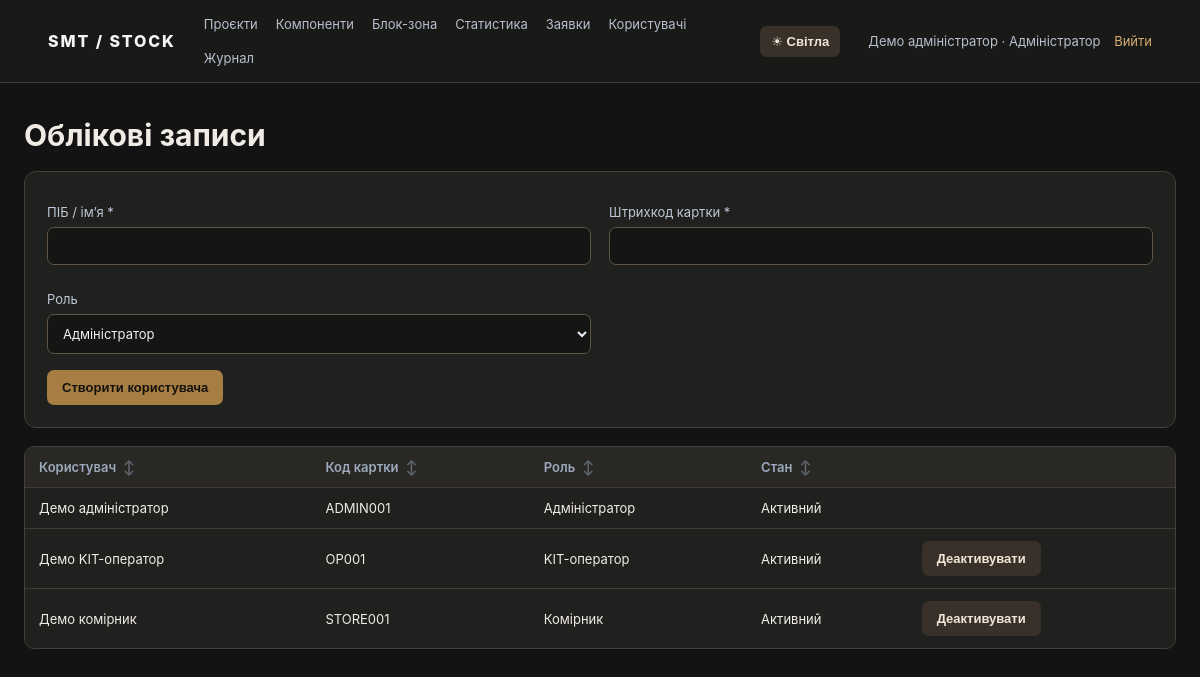
The app's page /users (signed in) with its own data.
### tables this page shows
CREATE TABLE users(id INTEGER PRIMARY KEY, name TEXT NOT NULL, card_code TEXT UNIQUE NOT NULL, role TEXT NOT NULL CHECK(role IN ('admin','storekeeper','operator')), active INTEGER NOT NULL DEFAULT 1);

### app.py (the view, shortened to what this page needs)
@app.route('/users',methods=['GET','POST'])
@roles_required('admin')
def users():
    with db() as c: rows=c.execute('SELECT * FROM users ORDER BY role,name').fetchall()
    return render_template('users.html',rows=rows,roles=ROLES)

### app.py (called while the page is built)
@contextmanager
def db():
    con = sqlite3.connect(DB_PATH)
    con.row_factory = sqlite3.Row
    con.execute('PRAGMA foreign_keys=ON')
    con.execute('PRAGMA busy_timeout=5000')
    try:
        yield con
        con.commit()
    except Exception:
        con.rollback()
        raise
    finally:
        con.close()

def me(): return session.get('user')

@app.before_request
def validate_session_and_csrf():
    if request.endpoint in ('static', 'login') or not session.get('user'):
        return
    with db() as c:
        u=c.execute('SELECT id,name,role,active FROM users WHERE id=?',(session['user']['id'],)).fetchone()
    if not u or not u['active']:
        session.clear()
        flash('Сесію завершено: обліковий запис деактивовано.','error')
        return redirect(url_for('login'))
    session['user']={'id':u['id'],'name':u['name'],'role':u['role']}
    if request.method=='POST':
        supplied=request.form.get('_csrf_token','')
        if not hmac.compare_digest(supplied,session.get('_csrf_token','')) or not supplied:
            abort(400,description='Недійсний токен форми. Оновіть сторінку.')

@app.context_processor
def csrf_context():
    if session.get('user') and not session.get('_csrf_token'):
        session['_csrf_token']=secrets.token_urlsafe(32)
    return {'csrf_token': lambda: session.get('_csrf_token',''), 'ui_theme':session.get('ui_theme','dark')}

def login_required(fn):
    @wraps(fn)
    def w(*a, **kw):
        if not me(): return redirect(url_for('login'))
        return fn(*a, **kw)
    return w

def roles_required(*roles):
    def deco(fn):
        @wraps(fn)
        @login_required
        def w(*a, **kw):
            if me()['role'] not in roles:
                flash('Недостатньо прав для цієї дії.', 'error'); return redirect(url_for('index'))
            return fn(*a, **kw)
        return w
    return deco

### templates/users.html
{% extends 'base.html' %}{% block content %}<h1>Облікові записи</h1><form method="post" class="card form-grid"><input type="hidden" name="_csrf_token" value="{{ csrf_token() }}"><label>ПІБ / ім’я *<input name="name" required></label><label>Штрихкод картки *<input name="card_code" required></label><label>Роль<select name="role">{% for k,v in roles.items() %}<option value="{{ k }}">{{ v }}</option>{% endfor %}</select></label><div class="full"><button>Створити користувача</button></div></form><div class="table-wrap"><table><tr><th>Користувач</th><th>Код картки</th><th>Роль</th><th>Стан</th><th></th></tr>{% for u in rows %}<tr><td>{{ u.name }}</td><td>{{ u.card_code }}</td><td>{{ roles[u.role] }}</td><td>{{ 'Активний' if u.active else 'Деактивований' }}</td><td>{% if u.id!=session.user.id %}<form method="post" action="{{ url_for('toggle_user',uid=u.id) }}"><input type="hidden" name="_csrf_token" value="{{ csrf_token() }}"><button class="secondary">{{ 'Деактивувати' if u.active else 'Активувати' }}</button></form>{% endif %}</td></tr>{% endfor %}</table></div>{% endblock %}

### templates/base.html
<!doctype html><html lang="uk"><head><meta charset="utf-8"><meta name="viewport" content="width=device-width,initial-scale=1"><title>SMT Stock</title><link rel="stylesheet" href="{{ url_for('static',filename='style.css') }}"></head><body data-theme="{{ ui_theme }}"><header><a class="brand" href="{{ url_for('index') }}">SMT / STOCK</a>{% if session.get('user') %}<nav><a href="{{ url_for('projects') }}">Проєкти</a><a href="{{ url_for('components') }}">Компоненти</a>{% if session.user.role in ['admin','storekeeper'] %}<a href="{{ url_for('block_zone') }}">Блок-зона</a><a href="{{ url_for('statistics') }}">Статистика</a>{% endif %}{% if session.user.role in ['storekeeper','admin'] %}<a href="{{ url_for('requests_page') }}">Заявки</a>{% endif %}{% if session.user.role=='storekeeper' %}<a href="{{ url_for('returns_page') }}">Повернення</a>{% endif %}{% if session.user.role=='admin' %}<a href="{{ url_for('users') }}">Користувачі</a>{% endif %}{% if session.user.role in ['admin','storekeeper'] %}<a href="{{ url_for('history') }}">Журнал</a>{% endif %}</nav><form method="post" action="{{ url_for('toggle_theme') }}" class="theme-control"><input type="hidden" name="_csrf_token" value="{{ csrf_token() }}"><button type="submit" class="secondary" title="Перемкнути тему">{{ '☀ Світла' if ui_theme=='dark' else '☾ Темна' }}</button></form><div class="who">{{ session.user.name }} · {{ {'admin':'Адміністратор','storekeeper':'Комірник','operator':'KIT-оператор'}[session.user.role] }} <a href="{{ url_for('logout') }}">Вийти</a></div>{% endif %}</header><main>{% for cat,msg in get_flashed_messages(with_categories=true) %}<div class="flash {{ cat }}">{{ msg }}</div>{% endfor %}{% block content %}{% endblock %}</main><script src="{{ url_for('static',filename='table_sort.js') }}" defer></script></body></html>

### static/style.css (style rules this page uses)
:root { font-family:Inter,ui-sans-serif,system-ui,sans-serif;color:#e8eaf0;background:#121312;font-synthesis:none }
* { box-sizing:border-box }
body { margin:0;min-height:100vh }
header { display:flex;align-items:center;gap:28px;padding:16px 4vw;border-bottom:1px solid #423b32;background:#191a18;position:sticky;top:0;z-index:5 }
.brand { font-weight:800;letter-spacing:.12em;color:#f4f5f7;text-decoration:none;white-space:nowrap }
nav { display:flex;gap:18px;flex:1;flex-wrap:wrap }
a { color:#d5ad71;text-decoration:none }
nav a,.who { font-size:13px;color:#b7bfcc }
.who { white-space:nowrap }
.who a { margin-left:10px }
main { max-width:1200px;margin:34px auto;padding:0 24px }
h1 { font-size:30px;margin:0 0 10px }
.card { background:#20211f;border:1px solid #454038;border-radius:12px;padding:22px;margin:18px 0 }
.button,button { display:inline-flex;align-items:center;justify-content:center;background:#a67d43;color:#101722;border:0;border-radius:7px;padding:10px 15px;font-weight:650;font-size:13px;cursor:pointer;text-decoration:none }
.button.secondary,button.secondary { background:#393029;color:#e5ebf5 }
.table-wrap { overflow:auto;border:1px solid #454038;border-radius:10px;margin:14px 0 26px }
table { width:100%;border-collapse:collapse;min-width:650px;background:#20211f }
th,td { text-align:left;padding:12px 14px;border-bottom:1px solid #403a32;font-size:13px }
th { color:#9daabd;font-weight:600;background:#292825 }
tr:last-child td { border-bottom:0 }
label { display:flex;flex-direction:column;gap:7px;font-size:13px;color:#bdc7d5;margin:10px 0 }
input,select,textarea { width:100%;background:#151613;border:1px solid #605447;border-radius:7px;color:#edf1f7;padding:10px 11px;font:inherit;min-width:0 }
.form-grid { display:grid;grid-template-columns:1fr 1fr;gap:6px 18px }
.full { grid-column:1/-1 }
.theme-control { display:flex;flex:0 0 auto }
.theme-control button { white-space:nowrap;padding:8px 11px }
body[data-theme="dark"] { color:#f0ece5;background:#121312 }
body[data-theme="dark"] .button,body[data-theme="dark"] button { background:#a67d43;color:#15120d }
body[data-theme="dark"] .button.secondary,body[data-theme="dark"] button.secondary { background:#383029;color:#f1e6d6 }

### records on screen
users: user.name "Демо адміністратор", role "Адміністратор", name "Демо адміністратор", card_code "ADMIN001", active "Активний"
users: name "Демо KIT-оператор", card_code "OP001", role "KIT-оператор", active "Активний", active "Деактивувати"
users: name "Демо комірник", card_code "STORE001", role "Комірник", active "Активний", active "Деактивувати"

### other values on screen
{{ '☀ Світла' if ui_theme=='dark' else '☾ Темна' }} "☀ Світла"
form field role "Адміністратор"
